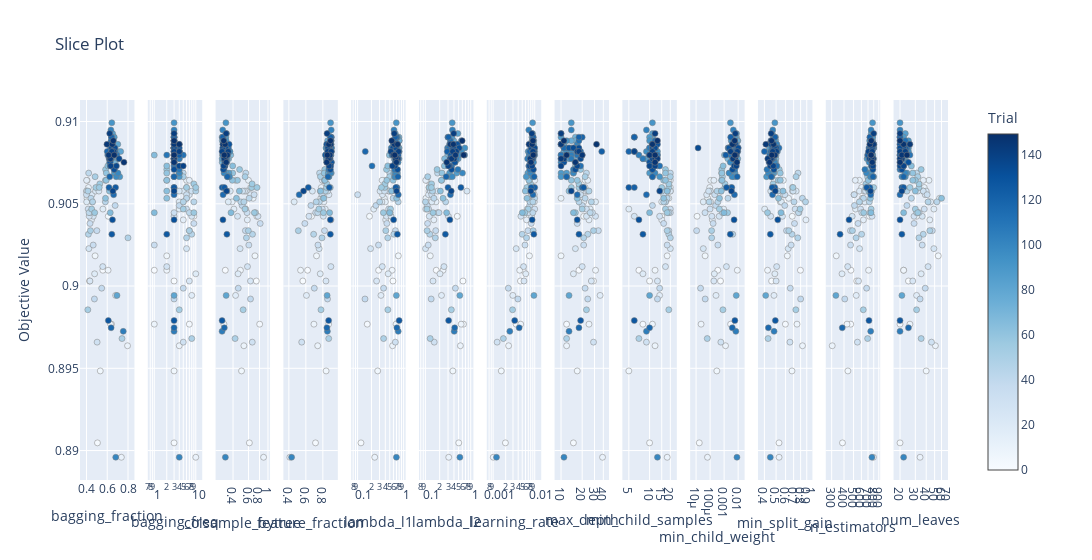

The code cell stored with this chart in its notebook:
### Code cell
fig = optuna.visualization.plot_slice(study, params= trial.params.keys())
fig.show()

### Figure 1 — Plotly figure (JSON) as saved in the notebook; plotly's stock layout.template omitted (floating-point values rounded to 4 significant figures; data arrays with more than 128 entries replaced by an {"elided": "..."} marker saying what was removed)
{"data": [{"marker": {"color": {"elided": "150 int values"}, "colorbar": {"title": {"text": "Trial"}, "x": 1, "xpad": 40}, "colorscale": [[0, "rgb(247,251,255)"], [0.125, "rgb(222,235,247)"], [0.25, "rgb(198,219,239)"], [0.375, "rgb(158,202,225)"], [0.5, "rgb(107,174,214)"], [0.625, "rgb(66,146,198)"], [0.75, "rgb(33,113,181)"], [0.875, "rgb(8,81,156)"], [1, "rgb(8,48,107)"]], "line": {"color": "Grey", "width": 0.5}, "showscale": true}, "mode": "markers", "name": "Feasible Trial", "showlegend": false, "type": "scatter", "x": {"elided": "150 float values"}, "xaxis": "x", "y": {"elided": "150 float values"}, "yaxis": "y"}, {"marker": {"color": {"elided": "150 int values"}, "colorbar": {"title": {"text": "Trial"}, "x": 1, "xpad": 40}, "colorscale": [[0, "rgb(247,251,255)"], [0.125, "rgb(222,235,247)"], [0.25, "rgb(198,219,239)"], [0.375, "rgb(158,202,225)"], [0.5, "rgb(107,174,214)"], [0.625, "rgb(66,146,198)"], [0.75, "rgb(33,113,181)"], [0.875, "rgb(8,81,156)"], [1, "rgb(8,48,107)"]], "line": {"color": "Grey", "width": 0.5}, "showscale": false}, "mode": "markers", "name": "Feasible Trial", "showlegend": false, "type": "scatter", "x": {"elided": "150 int values"}, "xaxis": "x2", "y": {"elided": "150 float values"}, "yaxis": "y2"}, {"marker": {"color": {"elided": "150 int values"}, "colorbar": {"title": {"text": "Trial"}, "x": 1, "xpad": 40}, "colorscale": [[0, "rgb(247,251,255)"], [0.125, "rgb(222,235,247)"], [0.25, "rgb(198,219,239)"], [0.375, "rgb(158,202,225)"], [0.5, "rgb(107,174,214)"], [0.625, "rgb(66,146,198)"], [0.75, "rgb(33,113,181)"], [0.875, "rgb(8,81,156)"], [1, "rgb(8,48,107)"]], "line": {"color": "Grey", "width": 0.5}, "showscale": false}, "mode": "markers", "name": "Feasible Trial", "showlegend": false, "type": "scatter", "x": {"elided": "150 float values"}, "xaxis": "x3", "y": {"elided": "150 float values"}, "yaxis": "y3"}, {"marker": {"color": {"elided": "150 int values"}, "colorbar": {"title": {"text": "Trial"}, "x": 1, "xpad": 40}, "colorscale": [[0, "rgb(247,251,255)"], [0.125, "rgb(222,235,247)"], [0.25, "rgb(198,219,239)"], [0.375, "rgb(158,202,225)"], [0.5, "rgb(107,174,214)"], [0.625, "rgb(66,146,198)"], [0.75, "rgb(33,113,181)"], [0.875, "rgb(8,81,156)"], [1, "rgb(8,48,107)"]], "line": {"color": "Grey", "width": 0.5}, "showscale": false}, "mode": "markers", "name": "Feasible Trial", "showlegend": false, "type": "scatter", "x": {"elided": "150 float values"}, "xaxis": "x4", "y": {"elided": "150 float values"}, "yaxis": "y4"}, {"marker": {"color": {"elided": "150 int values"}, "colorbar": {"title": {"text": "Trial"}, "x": 1, "xpad": 40}, "colorscale": [[0, "rgb(247,251,255)"], [0.125, "rgb(222,235,247)"], [0.25, "rgb(198,219,239)"], [0.375, "rgb(158,202,225)"], [0.5, "rgb(107,174,214)"], [0.625, "rgb(66,146,198)"], [0.75, "rgb(33,113,181)"], [0.875, "rgb(8,81,156)"], [1, "rgb(8,48,107)"]], "line": {"color": "Grey", "width": 0.5}, "showscale": false}, "mode": "markers", "name": "Feasible Trial", "showlegend": false, "type": "scatter", "x": {"elided": "150 float values"}, "xaxis": "x5", "y": {"elided": "150 float values"}, "yaxis": "y5"}, {"marker": {"color": {"elided": "150 int values"}, "colorbar": {"title": {"text": "Trial"}, "x": 1, "xpad": 40}, "colorscale": [[0, "rgb(247,251,255)"], [0.125, "rgb(222,235,247)"], [0.25, "rgb(198,219,239)"], [0.375, "rgb(158,202,225)"], [0.5, "rgb(107,174,214)"], [0.625, "rgb(66,146,198)"], [0.75, "rgb(33,113,181)"], [0.875, "rgb(8,81,156)"], [1, "rgb(8,48,107)"]], "line": {"color": "Grey", "width": 0.5}, "showscale": false}, "mode": "markers", "name": "Feasible Trial", "showlegend": false, "type": "scatter", "x": {"elided": "150 float values"}, "xaxis": "x6", "y": {"elided": "150 float values"}, "yaxis": "y6"}, {"marker": {"color": {"elided": "150 int values"}, "colorbar": {"title": {"text": "Trial"}, "x": 1, "xpad": 40}, "colorscale": [[0, "rgb(247,251,255)"], [0.125, "rgb(222,235,247)"], [0.25, "rgb(198,219,239)"], [0.375, "rgb(158,202,225)"], [0.5, "rgb(107,174,214)"], [0.625, "rgb(66,146,198)"], [0.75, "rgb(33,113,181)"], [0.875, "rgb(8,81,156)"], [1, "rgb(8,48,107)"]], "line": {"color": "Grey", "width": 0.5}, "showscale": false}, "mode": "markers", "name": "Feasible Trial", "showlegend": false, "type": "scatter", "x": {"elided": "150 float values"}, "xaxis": "x7", "y": {"elided": "150 float values"}, "yaxis": "y7"}, {"marker": {"color": {"elided": "150 int values"}, "colorbar": {"title": {"text": "Trial"}, "x": 1, "xpad": 40}, "colorscale": [[0, "rgb(247,251,255)"], [0.125, "rgb(222,235,247)"], [0.25, "rgb(198,219,239)"], [0.375, "rgb(158,202,225)"], [0.5, "rgb(107,174,214)"], [0.625, "rgb(66,146,198)"], [0.75, "rgb(33,113,181)"], [0.875, "rgb(8,81,156)"], [1, "rgb(8,48,107)"]], "line": {"color": "Grey", "width": 0.5}, "showscale": false}, "mode": "markers", "name": "Feasible Trial", "showlegend": false, "type": "scatter", "x": {"elided": "150 int values"}, "xaxis": "x8", "y": {"elided": "150 float values"}, "yaxis": "y8"}, {"marker": {"color": {"elided": "150 int values"}, "colorbar": {"title": {"text": "Trial"}, "x": 1, "xpad": 40}, "colorscale": [[0, "rgb(247,251,255)"], [0.125, "rgb(222,235,247)"], [0.25, "rgb(198,219,239)"], [0.375, "rgb(158,202,225)"], [0.5, "rgb(107,174,214)"], [0.625, "rgb(66,146,198)"], [0.75, "rgb(33,113,181)"], [0.875, "rgb(8,81,156)"], [1, "rgb(8,48,107)"]], "line": {"color": "Grey", "width": 0.5}, "showscale": false}, "mode": "markers", "name": "Feasible Trial", "showlegend": false, "type": "scatter", "x": {"elided": "150 int values"}, "xaxis": "x9", "y": {"elided": "150 float values"}, "yaxis": "y9"}, {"marker": {"color": {"elided": "150 int values"}, "colorbar": {"title": {"text": "Trial"}, "x": 1, "xpad": 40}, "colorscale": [[0, "rgb(247,251,255)"], [0.125, "rgb(222,235,247)"], [0.25, "rgb(198,219,239)"], [0.375, "rgb(158,202,225)"], [0.5, "rgb(107,174,214)"], [0.625, "rgb(66,146,198)"], [0.75, "rgb(33,113,181)"], [0.875, "rgb(8,81,156)"], [1, "rgb(8,48,107)"]], "line": {"color": "Grey", "width": 0.5}, "showscale": false}, "mode": "markers", "name": "Feasible Trial", "showlegend": false, "type": "scatter", "x": {"elided": "150 float values"}, "xaxis": "x10", "y": {"elided": "150 float values"}, "yaxis": "y10"}, {"marker": {"color": {"elided": "150 int values"}, "colorbar": {"title": {"text": "Trial"}, "x": 1, "xpad": 40}, "colorscale": [[0, "rgb(247,251,255)"], [0.125, "rgb(222,235,247)"], [0.25, "rgb(198,219,239)"], [0.375, "rgb(158,202,225)"], [0.5, "rgb(107,174,214)"], [0.625, "rgb(66,146,198)"], [0.75, "rgb(33,113,181)"], [0.875, "rgb(8,81,156)"], [1, "rgb(8,48,107)"]], "line": {"color": "Grey", "width": 0.5}, "showscale": false}, "mode": "markers", "name": "Feasible Trial", "showlegend": false, "type": "scatter", "x": {"elided": "150 float values"}, "xaxis": "x11", "y": {"elided": "150 float values"}, "yaxis": "y11"}, {"marker": {"color": {"elided": "150 int values"}, "colorbar": {"title": {"text": "Trial"}, "x": 1, "xpad": 40}, "colorscale": [[0, "rgb(247,251,255)"], [0.125, "rgb(222,235,247)"], [0.25, "rgb(198,219,239)"], [0.375, "rgb(158,202,225)"], [0.5, "rgb(107,174,214)"], [0.625, "rgb(66,146,198)"], [0.75, "rgb(33,113,181)"], [0.875, "rgb(8,81,156)"], [1, "rgb(8,48,107)"]], "line": {"color": "Grey", "width": 0.5}, "showscale": false}, "mode": "markers", "name": "Feasible Trial", "showlegend": false, "type": "scatter", "x": {"elided": "150 int values"}, "xaxis": "x12", "y": {"elided": "150 float values"}, "yaxis": "y12"}, {"marker": {"color": {"elided": "150 int values"}, "colorbar": {"title": {"text": "Trial"}, "x": 1, "xpad": 40}, "colorscale": [[0, "rgb(247,251,255)"], [0.125, "rgb(222,235,247)"], [0.25, "rgb(198,219,239)"], [0.375, "rgb(158,202,225)"], [0.5, "rgb(107,174,214)"], [0.625, "rgb(66,146,198)"], [0.75, "rgb(33,113,181)"], [0.875, "rgb(8,81,156)"], [1, "rgb(8,48,107)"]], "line": {"color": "Grey", "width": 0.5}, "showscale": false}, "mode": "markers", "name": "Feasible Trial", "showlegend": false, "type": "scatter", "x": {"elided": "150 int values"}, "xaxis": "x13", "y": {"elided": "150 float values"}, "yaxis": "y13"}], "layout": {"title": {"text": "Slice Plot"}, "width": 3900, "xaxis": {"anchor": "y", "domain": [0, 0.06272], "title": {"text": "bagging_fraction"}}, "xaxis10": {"anchor": "y10", "domain": [0.703, 0.7657], "title": {"text": "min_child_weight"}, "type": "log"}, "xaxis11": {"anchor": "y11", "domain": [0.7811, 0.8438], "title": {"text": "min_split_gain"}, "type": "log"}, "xaxis12": {"anchor": "y12", "domain": [0.8592, 0.9219], "title": {"text": "n_estimators"}, "type": "log"}, "xaxis13": {"anchor": "y13", "domain": [0.9373, 1.0], "title": {"text": "num_leaves"}, "type": "log"}, "xaxis2": {"anchor": "y2", "domain": [0.07811, 0.1408], "title": {"text": "bagging_freq"}, "type": "log"}, "xaxis3": {"anchor": "y3", "domain": [0.1562, 0.2189], "title": {"text": "colsample_bytree "}, "type": "log"}, "xaxis4": {"anchor": "y4", "domain": [0.2343, 0.297], "title": {"text": "feature_fraction"}}, "xaxis5": {"anchor": "y5", "domain": [0.3124, 0.3751], "title": {"text": "lambda_l1"}, "type": "log"}, "xaxis6": {"anchor": "y6", "domain": [0.3905, 0.4533], "title": {"text": "lambda_l2"}, "type": "log"}, "xaxis7": {"anchor": "y7", "domain": [0.4686, 0.5314], "title": {"text": "learning_rate"}, "type": "log"}, "xaxis8": {"anchor": "y8", "domain": [0.5467, 0.6095], "title": {"text": "max_depth"}, "type": "log"}, "xaxis9": {"anchor": "y9", "domain": [0.6249, 0.6876], "title": {"text": "min_child_samples"}, "type": "log"}, "yaxis": {"anchor": "x", "domain": [0, 1], "title": {"text": "Objective Value"}}, "yaxis10": {"anchor": "x10", "domain": [0, 1], "matches": "y", "showticklabels": false}, "yaxis11": {"anchor": "x11", "domain": [0, 1], "matches": "y", "showticklabels": false}, "yaxis12": {"anchor": "x12", "domain": [0, 1], "matches": "y", "showticklabels": false}, "yaxis13": {"anchor": "x13", "domain": [0, 1], "matches": "y", "showticklabels": false}, "yaxis2": {"anchor": "x2", "domain": [0, 1], "matches": "y", "showticklabels": false}, "yaxis3": {"anchor": "x3", "domain": [0, 1], "matches": "y", "showticklabels": false}, "yaxis4": {"anchor": "x4", "domain": [0, 1], "matches": "y", "showticklabels": false}, "yaxis5": {"anchor": "x5", "domain": [0, 1], "matches": "y", "showticklabels": false}, "yaxis6": {"anchor": "x6", "domain": [0, 1], "matches": "y", "showticklabels": false}, "yaxis7": {"anchor": "x7", "domain": [0, 1], "matches": "y", "showticklabels": false}, "yaxis8": {"anchor": "x8", "domain": [0, 1], "matches": "y", "showticklabels": false}, "yaxis9": {"anchor": "x9", "domain": [0, 1], "matches": "y", "showticklabels": false}}}
